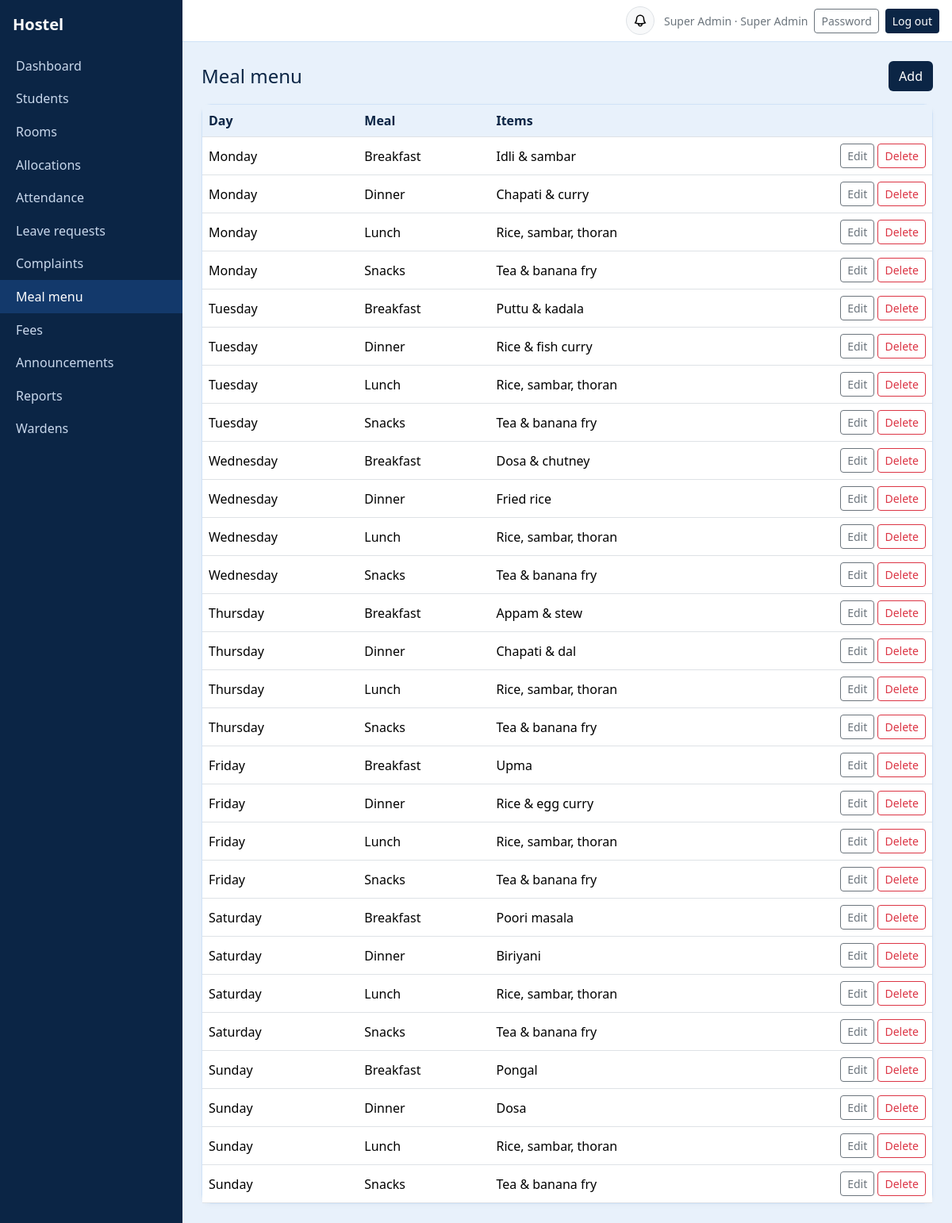
Page /menu/manage/ (signed in) on the committed database.
### core/models.py (models this page shows, shortened)
class User(AbstractUser):
    ROLES = [("admin", "Super Admin"), ("warden", "Warden"), ("student", "Student"), ("parent", "Parent")]
    role = models.CharField(max_length=10, choices=ROLES, default="student")
    phone = models.CharField(max_length=20, blank=True)
    must_change_password = models.BooleanField(default=False)
    @property
    def display_name(self):
        return self.get_full_name() or self.username

class MealMenu(models.Model):
    DAYS = list(enumerate(["Monday", "Tuesday", "Wednesday", "Thursday", "Friday", "Saturday", "Sunday"]))
    MEALS = [("B", "Breakfast"), ("L", "Lunch"), ("S", "Snacks"), ("D", "Dinner")]
    day = models.PositiveSmallIntegerField(choices=DAYS)
    meal = models.CharField(max_length=1, choices=MEALS)
    items = models.CharField(max_length=300)
    class Meta:
        unique_together = ("day", "meal")
        ordering = ["day", "meal"]

### core/views.py (the view)
    @role_required(*roles)
    def lst(request):
        rows = []
        for o in objs():
            rows.append({"cells": [c(o) for _, c in columns], "edit": reverse(f"{key}_edit", args=[o.pk]),
                         "delete": reverse(f"{key}_delete", args=[o.pk]) if delete else None,
                         "actions": actions(o) if actions else []})
        return show(request, "list", title=title, headers=[h for h, _ in columns], rows=rows,
                    add=reverse(f"{key}_new") if create else None, add_label=add_label)

### core/views.py (called while the page is built)
def role_required(*roles):
    def deco(view):
        @wraps(view)
        @login_required
        def inner(request, *a, **k):
            if request.user.role not in roles:
                raise PermissionDenied
            return view(request, *a, **k)
        return inner
    return deco

def show(request, template, **ctx):
    return render(request, f"core/{template}.html", ctx)

### core/templates/core/list.html (shortened to what this page needs)
{% extends "core/base.html" %}{% block content %}
<div class="d-flex justify-content-between align-items-center mb-3"><h4 style="color:var(--navy)" class="mb-0">{{ title }}</h4>
<div>{% if title == "Students" %}<a class="btn btn-outline-secondary me-2" href="{% url 'students_import' %}">Import CSV</a>{% endif %}
{% if add %}<a class="btn btn-navy" href="{{ add }}">{{ add_label }}</a>{% endif %}</div></div>
<div class="card"><div class="table-responsive"><table class="table table-hover align-middle mb-0">
<thead><tr>{% for h in headers %}<th>{{ h }}</th>{% endfor %}<th></th></tr></thead><tbody>
{% for r in rows %}<tr>{% for c in r.cells %}<td>{{ c }}</td>{% endfor %}<td class="text-end text-nowrap">
<a class="btn btn-sm btn-outline-secondary" href="{{ r.edit }}">Edit</a>
{% if r.delete %}<a class="btn btn-sm btn-outline-danger" href="{{ r.delete }}">Delete</a>{% endif %}</td></tr>
{% empty %}<tr><td colspan="{{ headers|length|add:1 }}" class="text-center text-secondary py-4">Nothing here yet.</td></tr>{% endfor %}
</tbody></table></div></div>{% endblock %}

### core/templates/core/base.html (shortened to what this page needs)
{% load static %}<!doctype html>
<html lang="en"><head><meta charset="utf-8"><meta name="viewport" content="width=device-width, initial-scale=1">
<link href="https://cdn.jsdelivr.net/npm/bootstrap@5.3.3/dist/css/bootstrap.min.css" rel="stylesheet">
</head><body>
{% if user.is_authenticated and not hide_nav %}
<div class="d-flex">
 <nav class="sidebar py-3" id="sb"><div class="px-3 pb-3 text-white fs-5 fw-semibold">Hostel</div>
  {% for name, label in nav_items %}<a href="{% url name %}" {% if request.resolver_match.url_name == name or name == 'attendance' and request.resolver_match.url_name == 'attendance_history' or name == 'rooms' and request.resolver_match.url_name == 'room_detail' or name == 'students' and request.resolver_match.url_name == 'student_detail' %}class="active"{% endif %}>{{ label }}</a>{% endfor %}
 </nav>
 <div class="flex-grow-1">
  <div class="topbar d-flex align-items-center justify-content-between px-3 py-2">
   <div class="ms-auto d-flex align-items-center gap-2">
     <div class="dropdown me-1">
       <button class="btn btn-sm btn-light border position-relative rounded-circle p-2 d-flex align-items-center justify-content-center" style="width:36px; height:36px;" type="button" id="notifDropdown" data-bs-toggle="dropdown" aria-expanded="false" title="Notifications">
       </button>
     </div>
     <span class="text-secondary small d-none d-sm-inline">{{ user.display_name }} · {{ user.get_role_display }}</span>
     <a class="btn btn-sm btn-outline-secondary" href="{% url 'password' %}">Password</a>
     <form method="post" action="{% url 'logout' %}" class="d-inline">{% csrf_token %}<button class="btn btn-sm btn-navy">Log out</button></form>
   </div>
  </div>
  <main class="p-3 p-md-4">
{% else %}<main class="container py-4">{% endif %}
  {% block content %}{% endblock %}
 </main>
{% if user.is_authenticated and not hide_nav %}</div></div>{% endif %}
</body></html>

### core/templates/core/base.html (style rules this page uses)
:root { --navy:#0b2545;--sky:#e8f1fb;--sky2:#cfe2f7 }
body { background:var(--sky);min-height:100vh }
.sidebar { background:var(--navy);width:230px;min-height:100vh }
.sidebar a { color:#c9d8ec;text-decoration:none;display:block;padding:.55rem 1.25rem }
.sidebar a:hover,.sidebar a.active { background:#13396b;color:#fff }
.topbar { background:#fff;border-bottom:1px solid var(--sky2) }
.card { border:1px solid var(--sky2); border-radius:12px; box-shadow:0 2px 6px rgba(11,37,69,0.03) }
.btn-navy { background:var(--navy);color:#fff }
.table thead th { background:var(--sky);color:var(--navy);font-weight:600 }

### rows in the picture
User: display_name "Super Admin", role "Super Admin"
MealMenu: cells "Idli & sambar"
MealMenu: cells "Chapati & curry"
MealMenu: cells "Rice, sambar, thoran"
MealMenu: cells "Tea & banana fry"
MealMenu: cells "Puttu & kadala"
MealMenu: cells "Rice & fish curry"
MealMenu: cells "Rice, sambar, thoran"
MealMenu: cells "Tea & banana fry"
MealMenu: cells "Dosa & chutney"
MealMenu: cells "Fried rice"
MealMenu: cells "Rice, sambar, thoran"
MealMenu: cells "Tea & banana fry"
MealMenu: cells "Appam & stew"
MealMenu: cells "Chapati & dal"
MealMenu: cells "Rice, sambar, thoran"
MealMenu: cells "Tea & banana fry"
MealMenu: cells "Upma"
MealMenu: cells "Rice & egg curry"
MealMenu: cells "Rice, sambar, thoran"
MealMenu: cells "Tea & banana fry"
MealMenu: cells "Poori masala"
MealMenu: cells "Biriyani"
MealMenu: cells "Rice, sambar, thoran"
MealMenu: cells "Tea & banana fry"
MealMenu: cells "Pongal"
MealMenu: cells "Dosa"
MealMenu: cells "Rice, sambar, thoran"
MealMenu: cells "Tea & banana fry"

### other values in the picture
{{ label }} "Dashboard" "Students" "Rooms" "Allocations" "Attendance" "Leave requests" "Complaints" "Meal menu" "Fees" "Announcements" "Reports" "Wardens"
{{ title }} "Meal menu"
{{ add_label }} "Add"
{{ h }} "Day" "Meal" "Items"
{{ c }} "Monday" "Breakfast" "Monday" "Dinner" "Monday" "Lunch" "Monday" "Snacks" "Tuesday" "Breakfast" "Tuesday" "Dinner" "Tuesday" "Lunch" "Tuesday" "Snacks" "Wednesday" "Breakfast" "Wednesday" "Dinner" "Wednesday" "Lunch" "Wednesday" "Snacks" "Thursday" "Breakfast" "Thursday" "Dinner" "Thursday" "Lunch" "Thursday" "Snacks" "Friday" "Breakfast" "Friday" "Dinner" "Friday" "Lunch" "Friday" "Snacks" "Saturday" "Breakfast" "Saturday" "Dinner" "Saturday" "Lunch" "Saturday" "Snacks" "Sunday" "Breakfast" "Sunday" "Dinner" "Sunday" "Lunch" "Sunday" "Snacks"
